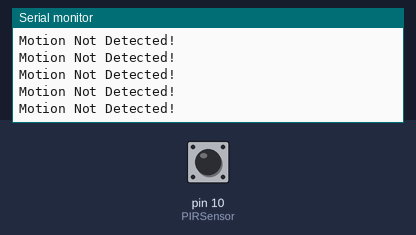
The sketch below on a simulated Arduino Uno, built with avr-gcc and run on an emulated ATmega328P. Shown: the last lines printed to the serial monitor. The inputs (shaded band) are chosen by the test bench; at power-on: pin 10 (PIRSensor) LOW.

Above: at 1.2 s.
1.3 s: pin 10 (PIRSensor) driven HIGH
At 1.9 s:
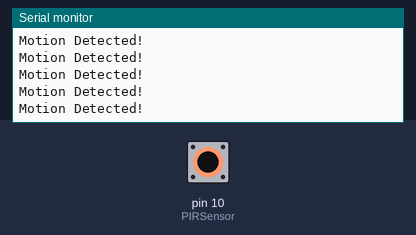
3.2 s: pin 10 (PIRSensor) driven LOW
At 3.9 s:
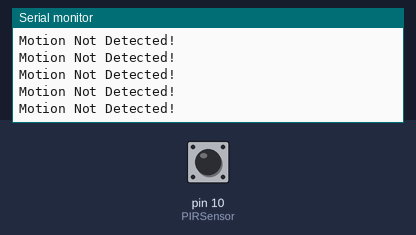
6.2 s: pin 10 (PIRSensor) pulsed HIGH 2 times (0.12 s each, 0.3 s apart)
9.8 s: pin 10 (PIRSensor) driven HIGH
At 10.7 s:
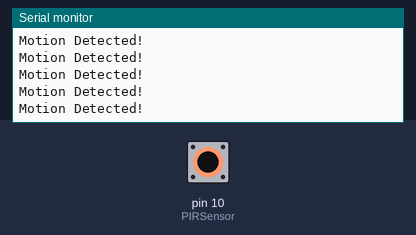
12.8 s: pin 10 (PIRSensor) driven LOW
At 13.3 s:
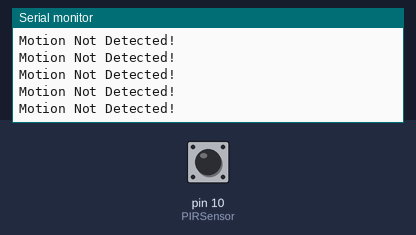
15.8 s: pin 10 (PIRSensor) driven HIGH
At 16.7 s:
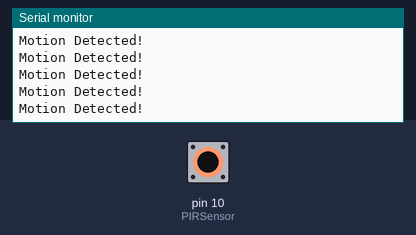

The sketch:

PIR_SENSOR.ino
```cpp
#define PIRSensor 10

void setup() {
  pinMode(PIRSensor,INPUT);
  Serial.begin(9600);
}

void loop() {
  bool pIR = digitalRead(PIRSensor);
  if(pIR == 1){
    Serial.println("Motion Detected!");
    }
  else{
    Serial.println("Motion Not Detected!");
    }
}
```

Measured:
- after the input at 1.3 s, the serial monitor: prints a new line after 0.07 s (image 1)
- after the input at 9.8 s, the serial monitor: prints a new line after 0.09 s (image 3)
